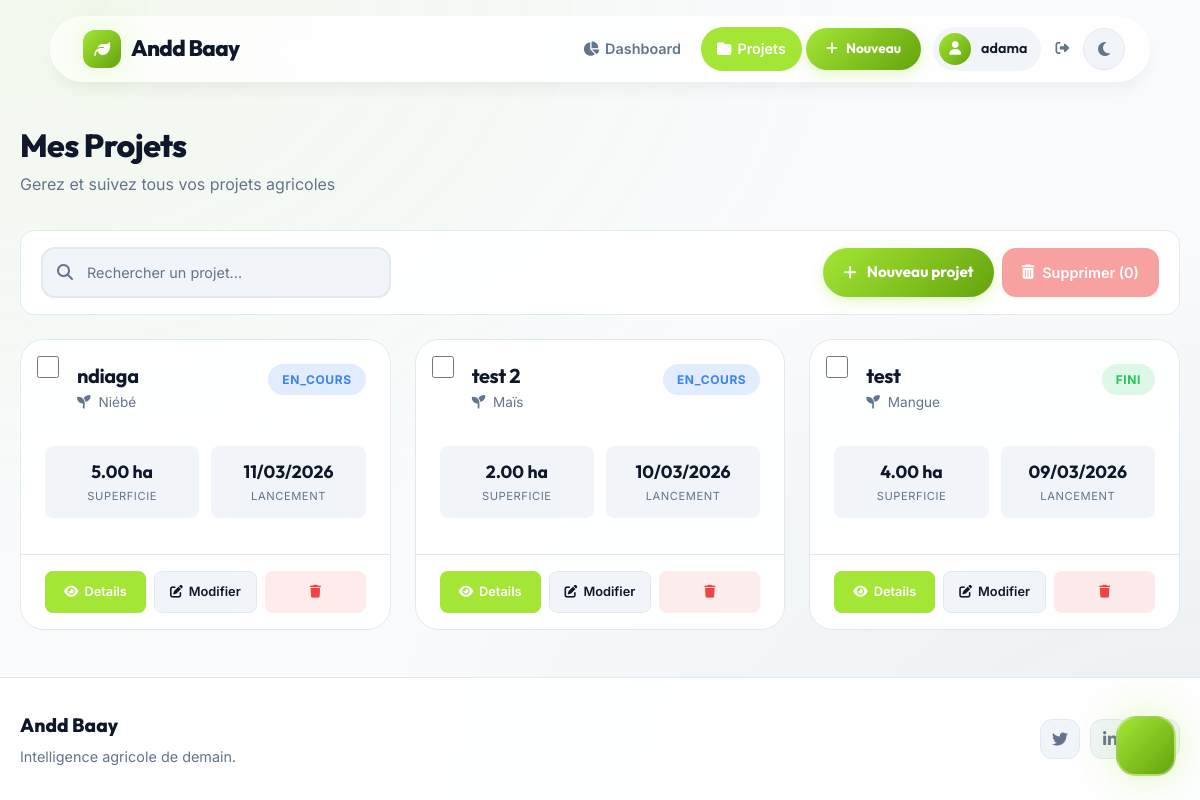
/liste-projets/ (signed in), run on the app's committed database.
### baay/models.py (models this page shows, shortened)
class Projet(models.Model):
    STATUT_CHOICES = [
        ('en_cours', 'En cours'),
        ('en_pause', 'En pause'),
        ('fini', 'Fini'),
    ]
    id = models.UUIDField(primary_key=True, default=uuid.uuid4, editable=False)
    nom = models.CharField(max_length=200)
    statut = models.CharField(max_length=20, choices=STATUT_CHOICES, default='en_cours')
    utilisateur = models.ForeignKey(Profile, on_delete=models.CASCADE)
    culture = models.ForeignKey(ProduitAgricole, on_delete=models.CASCADE)
    localite = models.ForeignKey(Localite, on_delete=models.CASCADE)
    superficie = models.DecimalField(max_digits=10, decimal_places=2)
    date_lancement = models.DateField()
    rendement_estime = models.DecimalField(max_digits=10, decimal_places=2, null=True, blank=True)

class ProduitAgricole(models.Model):
    STATUTS = [
        ('En croissance', 'En croissance'),
        ('Récolté', 'Récolté'),
        ('Problème', 'Problème'),
        ('Autre', 'Autre'),
    ]
    id = models.UUIDField(primary_key=True, default=uuid.uuid4, editable=False)
    nom = models.CharField(max_length=100, unique=True)
    description = models.TextField(blank=True, null=True)
    saison = models.CharField(max_length=50, blank=True, null=True)
    prix_par_kg = models.DecimalField(max_digits=10, decimal_places=2, blank=True, null=True)
    apport_nutritionnel = models.TextField(blank=True, null=True)
    quantite_disponible = models.DecimalField(max_digits=10, decimal_places=2, blank=True, null=True)
    periode_recolte = models.CharField(max_length=100, blank=True, null=True)
    duree_avant_recolte = models.IntegerField(blank=True, null=True)
    rendement_moyen = models.DecimalField(max_digits=10, decimal_places=2, blank=True, null=True)
    etat = models.CharField(max_length=100, choices= STATUTS, default='En croissance')

### baay/views.py (the view)
# urls.py: path('liste-projets/', views.liste_projets, name='liste_projets'),
@login_required
def liste_projets(request):
    projets_list = Projet.objects.filter(utilisateur=request.user.profile).order_by('-date_lancement')  # Ordonner par date de lancement
    paginator = Paginator(projets_list, 10)  # Affichez 10 projets par page
    page_number = request.GET.get('page')
    projets = paginator.get_page(page_number)
    return render(request, 'projets/liste_projets.html', {'projets': projets})

### templates/projets/liste_projets.html (shortened to what this page needs)
{% extends 'base.html' %}
{% block content %}
<div class="page-header animate__animated animate__fadeInDown">
    <h1 class="page-title">Mes Projets</h1>
    <p class="page-subtitle">Gerez et suivez tous vos projets agricoles</p>
</div>
<form id="delete-form" method="POST" action="{% url 'supprimer_projets' %}">
    <div class="actions-bar animate__animated animate__fadeInUp">
        <div class="search-box">
            <i class="fas fa-search"></i>
            <input type="text" id="searchInput" placeholder="Rechercher un projet...">
        </div>
        <div class="d-flex gap-2 flex-wrap">
            <a href="{% url 'creer_projet' %}" class="btn-modern btn-primary-modern" style="padding: 12px 20px;">
                <i class="fas fa-plus"></i> Nouveau projet
            </a>
            <button type="submit" class="btn-delete-selection" id="deleteBtn" onclick="return confirm('Confirmer la suppression des projets selectionnes ?');">
                <i class="fas fa-trash-alt"></i>
                <span id="deleteCount">Supprimer (0)</span>
            </button>
        </div>
    </div>
    {% if projets %}
    <div class="projects-grid" id="projectsGrid">
        {% for projet in projets %}
        <div class="project-card animate__animated animate__fadeInUp" style="animation-delay: {{ forloop.counter0|divisibleby:3 }}00ms;" data-name="{{ projet.nom|lower }}" data-culture="{{ projet.culture.nom|lower }}">
            <div class="project-card-checkbox">
                <input type="checkbox" name="projets" value="{{ projet.id }}" class="project-checkbox">
            </div>
            <div class="project-card-header">
                <div>
                    <h3 class="project-card-title">{{ projet.nom }}</h3>
                    <p class="project-card-culture"><i class="fas fa-seedling me-1"></i> {{ projet.culture.nom }}</p>
                </div>
                <span class="project-status status-{{ projet.statut }}">
                    {{ projet.statut|title }}
                </span>
            </div>
            <div class="project-card-body">
                <div class="project-stats">
                    <div class="project-stat">
                        <div class="project-stat-value">{{ projet.superficie }} ha</div>
                        <div class="project-stat-label">Superficie</div>
                    </div>
                    <div class="project-stat">
                        <div class="project-stat-value">{{ projet.date_lancement|date:"d/m/Y" }}</div>
                        <div class="project-stat-label">Lancement</div>
                    </div>
                </div>
            </div>
            <div class="project-card-footer">
                <a href="{% url 'detail_projet' projet.id %}" class="btn-card btn-card-primary">
                    <i class="fas fa-eye"></i> Details
                </a>
                <a href="{% url 'modifier_projet' projet.id %}" class="btn-card btn-card-secondary">
                    <i class="fas fa-edit"></i> Modifier
                </a>
                <a href="{% url 'supprimer_projet' projet.id %}" class="btn-card btn-card-danger" onclick="return confirm('Supprimer ce projet ?');">
                    <i class="fas fa-trash"></i>
                </a>
            </div>
        </div>
        {% endfor %}
    </div>
    {% endif %}
</form>
{% endblock %}

### templates/base.html (shortened to what this page needs)
{% load static %}
<!DOCTYPE html>
<html lang="fr">
<head>
    <link href="https://cdn.jsdelivr.net/npm/bootstrap@5.3.0/dist/css/bootstrap.min.css" rel="stylesheet" />
    <link href="https://cdnjs.cloudflare.com/ajax/libs/font-awesome/6.4.0/css/all.min.css" rel="stylesheet" />
    <link href="https://cdnjs.cloudflare.com/ajax/libs/animate.css/4.1.1/animate.min.css" rel="stylesheet" />
    <link rel="stylesheet" href="https://unpkg.com/leaflet@1.9.4/dist/leaflet.css" />
</head>
<body>
    <div class="navbar-wrapper">
        <nav class="navbar navbar-expand-lg navbar-floating animate__animated animate__fadeInDown">
            <div class="container-fluid">
                <a class="navbar-brand" href="{% url 'home' %}">
                    <div class="brand-icon"><i class="fas fa-leaf"></i></div>
                    Andd Baay
                </a>
                <div class="collapse navbar-collapse" id="navbarNav">
                    <ul class="navbar-nav ms-auto align-items-lg-center gap-lg-1 gap-2 mt-3 mt-lg-0">
                        {% if user.is_authenticated %}
                            <li class="nav-item">
                                <a class="nav-link-modern {% if request.resolver_match.url_name == 'dashboard' %}active{% endif %}" href="{% url 'dashboard' %}">
                                    <i class="fas fa-chart-pie"></i> Dashboard
                                </a>
                            </li>
                            <li class="nav-item">
                                <a class="nav-link-modern {% if request.resolver_match.url_name == 'liste_projets' %}active{% endif %}" href="{% url 'liste_projets' %}">
                                    <i class="fas fa-folder"></i> Projets
                                </a>
                            </li>
                            <li class="nav-item me-lg-2">
                                <a class="btn-nav btn-nav-primary" href="{% url 'creer_projet' %}">
                                    <i class="fas fa-plus"></i> Nouveau
                                </a>
                            </li>
                            <li class="nav-item">
                                <a href="{% url 'profil' %}" class="user-avatar text-decoration-none">
                                    <div class="user-avatar-icon">
                                        <i class="fas fa-user"></i>
                                    </div>
                                    <span class="user-avatar-name">{{ user.first_name|default:user.username }}</span>
                                </a>
                            </li>
                            <li class="nav-item">
                                <a class="btn-nav btn-nav-ghost" href="{% url 'logout' %}" title="Deconnexion">
                                    <i class="fas fa-sign-out-alt"></i>
                                </a>
                            </li>
                        {% endif %}
                        <li class="nav-item d-none d-lg-block">
                            <button id="themeToggle" class="theme-toggle" aria-label="Changer de theme">
                                <i class="fas fa-moon icon-moon"></i>
                            </button>
                        </li>
                    </ul>
                </div>
            </div>
        </nav>
    </div>
    <main>
        <div class="container-modern animate__animated animate__fadeIn">
            {% block content %}
            {% endblock %}
        </div>
    </main>
    <footer>
        <div class="container-modern">
            <div class="footer-content">
                <div>
                    <div class="footer-brand">Andd Baay</div>
                    <p class="footer-tagline mb-0">Intelligence agricole de demain.</p>
                </div>
                <div class="social-links">
                    <a href="#" aria-label="Twitter"><i class="fab fa-twitter"></i></a>
                    <a href="#" aria-label="LinkedIn"><i class="fab fa-linkedin-in"></i></a>
                    <a href="#" aria-label="Instagram"><i class="fab fa-instagram"></i></a>
                </div>
            </div>
        </div>
    </footer>
    <div class="chat-bubble-container">
        <div class="chat-bubble" id="chatBubble">
        </div>
    </div>
</body>
</html>

### templates/projets/liste_projets.html (style rules this page uses)
.page-header { margin-bottom: 32px; }
.page-title { font-size: 2rem; font-weight: 800; color: var(--text-main); margin-bottom: 8px; }
.page-subtitle { color: var(--text-muted); font-size: 1rem; }
.actions-bar { display: flex; flex-wrap: wrap; gap: 12px; align-items: center; justify-content: space-between; margin-bottom: 24px; padding: 16px 20px; background: var(--card-bg); border: 1px solid var(--border-color); border-radius: var(--radius-input); }
.search-box { position: relative; flex: 1; min-width: 200px; max-width: 350px; }
.search-box input { width: 100%; padding: 12px 16px 12px 44px; border: 2px solid var(--border-color); border-radius: var(--radius-input); background: var(--bg-secondary); color: var(--text-main); font-size: 0.9rem; transition: all var(--transition-fast); }
.search-box input::placeholder { color: var(--text-muted); }
.search-box i { position: absolute; left: 16px; top: 50%; transform: translateY(-50%); color: var(--text-muted); }
.btn-delete-selection { padding: 12px 20px; background: var(--danger); color: white; border: none; border-radius: var(--radius-input); font-weight: 600; font-size: 0.9rem; cursor: pointer; transition: all var(--transition); display: flex; align-items: center; gap: 8px; opacity: 0.5; pointer-events: none; }
.projects-grid { display: grid; grid-template-columns: repeat(auto-fill, minmax(340px, 1fr)); gap: 24px; }
.project-card { background: var(--card-bg); border: 1px solid var(--border-color); border-radius: var(--radius-card); overflow: hidden; transition: all var(--transition); position: relative; }
.project-card-checkbox { position: absolute; top: 16px; left: 16px; z-index: 10; }
.project-card-checkbox input { width: 22px; height: 22px; border-radius: 6px; border: 2px solid var(--border-color); background: var(--card-bg-solid); cursor: pointer; transition: all var(--transition-fast); accent-color: var(--accent); }
.project-card-header { padding: 24px 24px 16px; display: flex; justify-content: space-between; align-items: flex-start; }
.project-card-title { font-family: var(--font-display); font-size: 1.25rem; font-weight: 700; color: var(--text-main); margin: 0 0 4px 0; padding-left: 32px; }
.project-card-culture { font-size: 0.85rem; color: var(--text-muted); padding-left: 32px; }
.project-status { padding: 6px 14px; border-radius: var(--radius-pill); font-size: 0.75rem; font-weight: 700; text-transform: uppercase; letter-spacing: 0.05em; }
.status-en_cours { background: rgba(59, 130, 246, 0.15); color: #3b82f6; }
.status-fini { background: rgba(34, 197, 94, 0.15); color: #22c55e; }
.project-card-body { padding: 0 24px 20px; }
.project-stats { display: grid; grid-template-columns: repeat(2, 1fr); gap: 12px; margin-bottom: 16px; }
.project-stat { background: var(--bg-secondary); padding: 12px; border-radius: var(--radius-sm); text-align: center; }
.project-stat-value { font-family: var(--font-display); font-size: 1.1rem; font-weight: 700; color: var(--text-main); }
.project-stat-label { font-size: 0.7rem; color: var(--text-muted); text-transform: uppercase; letter-spacing: 0.05em; margin-top: 2px; }
.project-card-footer { padding: 16px 24px; border-top: 1px solid var(--border-color); display: flex; gap: 8px; flex-wrap: wrap; }
.btn-card { flex: 1; min-width: 80px; padding: 10px 14px; border-radius: var(--radius-sm); font-size: 0.8rem; font-weight: 600; text-align: center; transition: all var(--transition-fast); display: flex; align-items: center; justify-content: center; gap: 6px; text-decoration: none; border: none; cursor: pointer; }
.btn-card-primary { background: var(--accent); color: var(--text-inverse); }
.btn-card-secondary { background: var(--bg-secondary); color: var(--text-main); border: 1px solid var(--border-color); }
.btn-card-danger { background: rgba(239, 68, 68, 0.1); color: var(--danger); }

### data on the page
Projet: nom "ndiaga", culture.nom "Niébé", statut "EN_COURS", superficie "5.00", date_lancement "11/03/2026"
Projet: nom "test 2", culture.nom "Maïs", statut "EN_COURS", superficie "2.00", date_lancement "10/03/2026"
Projet: nom "test", culture.nom "Mangue", statut "FINI", superficie "4.00", date_lancement "09/03/2026"

### other printed values
{{ user.first_name|default:user.username }} "adama"
